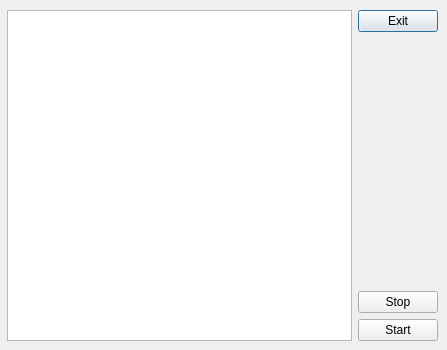
<?xml version="1.0" encoding="UTF-8"?>
<ui version="4.0">
 <class>Dialog</class>
 <widget class="QDialog" name="Dialog">
  <property name="geometry">
   <rect>
    <x>0</x>
    <y>0</y>
    <width>447</width>
    <height>350</height>
   </rect>
  </property>
  <property name="windowTitle">
   <string>Dialog</string>
  </property>
  <widget class="QWidget" name="">
   <property name="geometry">
    <rect>
     <x>7</x>
     <y>10</y>
     <width>431</width>
     <height>331</height>
    </rect>
   </property>
   <layout class="QHBoxLayout" name="horizontalLayout">
    <item>
     <widget class="QGraphicsView" name="graphicsView"/>
    </item>
    <item>
     <layout class="QVBoxLayout" name="verticalLayout">
      <item>
       <widget class="QPushButton" name="exitButton">
        <property name="text">
         <string>Exit</string>
        </property>
       </widget>
      </item>
      <item>
       <spacer name="verticalSpacer">
        <property name="orientation">
         <enum>Qt::Vertical</enum>
        </property>
        <property name="sizeHint" stdset="0">
         <size>
          <width>20</width>
          <height>40</height>
         </size>
        </property>
       </spacer>
      </item>
      <item>
       <widget class="QPushButton" name="stopButton">
        <property name="text">
         <string>Stop</string>
        </property>
       </widget>
      </item>
      <item>
       <widget class="QPushButton" name="startButton">
        <property name="text">
         <string>Start</string>
        </property>
       </widget>
      </item>
     </layout>
    </item>
   </layout>
  </widget>
 </widget>
 <resources/>
 <connections/>
</ui>
